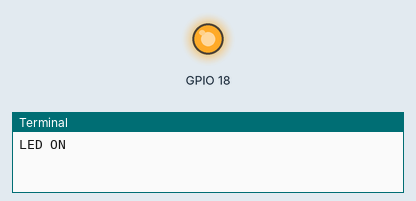
A program run on a simulated Raspberry Pi (BCM pin numbers). On the bench: output pins drawn as LEDs (lit = HIGH), the last lines printed to the terminal. At 5.0 s the program stops and its outputs stay as they are.

Above: at 0.1 s.
At 5.1 s:
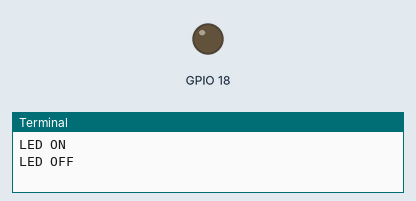
Timing chart, 0 to 6.5 s (numbered marks = the images above):
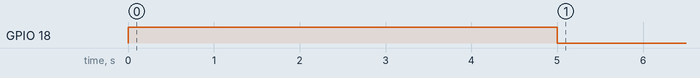

The program:

LED.py
```python
import RPi.GPIO as GPIO
import time

GPIO.setmode(GPIO.BCM)
GPIO.setup(18,GPIO.OUT)

print ("LED ON")
GPIO.output(18,GPIO.HIGH)

time.sleep(5)

print ("LED OFF")
GPIO.output(18,GPIO.LOW)

GPIO.cleanup()
```

Measured:
- by itself, GPIO 18: LOW → HIGH at 0.00 s, → LOW 5.0 s later
